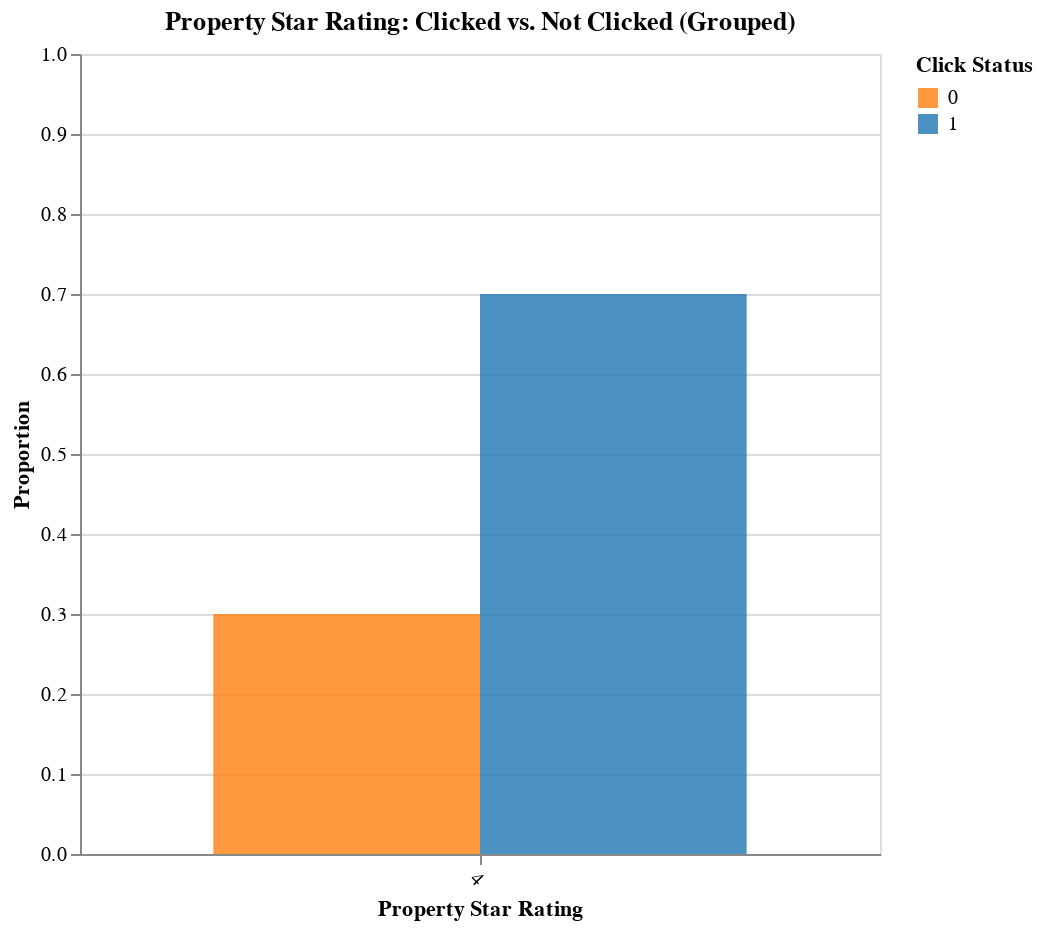

The cell this chart's notebook holds for it:
### Code cell
import altair as alt
import polars as pl

# **Create a Dataset that Includes Clicked & Not Clicked**
agg_df = pl.DataFrame({
    "prop_starrating": ["4", "4"],  # **Same property star rating for both**
    "proportion": [0.7, 0.3],  # **Proportions for Clicked & Not Clicked**
    "click_bool": ["1", "0"],  # **"1" = Clicked, "0" = Not Clicked**
})

# **Multi-Selection Dropdown for Clicked vs Not Clicked**
click_selection = alt.param(
    name="click_bool_selection",
    bind=alt.binding_select(
        options=["All", "0", "1"],  # ✅ "All" = Both, "0" = Not Clicked, "1" = Clicked
        labels=["Both", "Not Clicked", "Clicked"],
        name="Click Status"
    ),
    value="All"  # ✅ Default to showing both Clicked & Not Clicked
)

# **Convert `click_bool` values to string before filtering**
agg_df = agg_df.with_columns(
    agg_df["click_bool"].cast(str)
)

# **Fix Filtering Logic: Show Selected Click Status or Both**
filter_condition = (
    (click_selection == "All") | (alt.datum.click_bool == click_selection)
)

# **Y-Axis Scale Settings**
y_axis = alt.Y(
    "proportion:Q",
    title="Proportion",
    scale=alt.Scale(domain=[0, 1]),  # ✅ Ensures full range from 0 to 1
    axis=alt.Axis(tickCount=10)  # ✅ Better tick spacing
)

# **Bar Chart for Clicked vs. Not Clicked (Side-by-Side, Not Stacked)**
chart = alt.Chart(agg_df).mark_bar(opacity=0.8).encode(
    x=alt.X("prop_starrating:O", title="Property Star Rating"),  
    xOffset=alt.XOffset("click_bool:N"),  # ✅ Moves Clicked and Not Clicked next to each other
    y=y_axis,  
    color=alt.Color(
        "click_bool:N",
        title="Click Status",
        scale=alt.Scale(domain=["0", "1"], range=["#ff7f0e", "#1f77b4"]),  # Orange & Blue
        legend=alt.Legend(title="Click Status")
    ),
    tooltip=["prop_starrating", "proportion", "click_bool"]
).transform_filter(
    filter_condition
).add_params(
    click_selection
).properties(
    width=400,
    height=400,
    title="Property Star Rating: Clicked vs. Not Clicked (Grouped)"
).configure_axisX(labelAngle=45)

chart

### Figure 1 — Vega specification as saved in the notebook (floating-point values rounded to 4 significant figures)
{"$schema": "https://vega.github.io/schema/vega/v5.json", "data": [{"name": "_server_source_0", "values": [{"click_bool": "1", "prop_starrating": "4", "proportion": 0.7}, {"click_bool": "0", "prop_starrating": "4", "proportion": 0.3}]}, {"name": "source_0", "source": "_server_source_0", "transform": [{"type": "filter", "expr": "((click_bool_selection === 'All') || (datum.click_bool === click_bool_selection))"}, {"type": "stack", "field": "proportion", "groupby": ["prop_starrating", "click_bool"], "sort": {"field": [], "order": []}, "as": ["proportion_start", "proportion_end"], "offset": "zero"}, {"type": "filter", "expr": "isValid(datum[\"proportion\"]) && isFinite(+datum[\"proportion\"])"}, {"type": "project", "fields": ["click_bool", "prop_starrating", "proportion", "proportion_end", "proportion_start"]}]}, {"name": "source_0_x_domain_prop_starrating", "source": "source_0", "transform": [{"type": "aggregate", "groupby": ["prop_starrating"], "fields": [], "ops": [], "as": []}, {"type": "formula", "expr": "datum['prop_starrating']", "as": "sort_field"}, {"type": "project", "fields": ["prop_starrating"]}]}, {"name": "source_0_xOffset_domain_click_bool", "source": "source_0", "transform": [{"type": "aggregate", "groupby": ["click_bool"], "fields": [], "ops": [], "as": []}, {"type": "formula", "expr": "datum['click_bool']", "as": "sort_field"}, {"type": "project", "fields": ["click_bool"]}]}], "signals": [{"name": "click_bool_selection", "value": "All", "bind": {"input": "select", "options": ["All", "0", "1"], "labels": ["Both", "Not Clicked", "Clicked"], "name": "Click Status"}}], "marks": [{"type": "rect", "name": "marks", "from": {"data": "source_0"}, "encode": {"update": {"width": {"signal": "max(0.25, bandwidth('xOffset'))"}, "fill": {"field": "click_bool", "scale": "color"}, "tooltip": {"signal": "{\"prop_starrating\": isValid(datum[\"prop_starrating\"]) ? datum[\"prop_starrating\"] : \"\"+datum[\"prop_starrating\"], \"proportion\": format(datum[\"proportion\"], \"\"), \"click_bool\": isValid(datum[\"click_bool\"]) ? datum[\"click_bool\"] : \"\"+datum[\"click_bool\"]}"}, "y": {"field": "proportion_end", "scale": "y"}, "opacity": {"value": 0.8}, "x": {"field": "prop_starrating", "scale": "x", "offset": {"field": "click_bool", "scale": "xOffset"}}, "y2": {"field": "proportion_start", "scale": "y"}}}, "style": ["bar"]}], "scales": [{"name": "x", "type": "band", "domain": {"data": "source_0_x_domain_prop_starrating", "field": "prop_starrating", "sort": true}, "range": [0, {"signal": "width"}], "paddingOuter": 0.2, "paddingInner": 0.2}, {"name": "y", "type": "linear", "domain": [0, 1], "range": [{"signal": "height"}, 0], "zero": true}, {"name": "xOffset", "type": "band", "domain": {"data": "source_0_xOffset_domain_click_bool", "field": "click_bool", "sort": true}, "range": [0, {"signal": "bandwidth('x')"}]}, {"name": "color", "type": "ordinal", "domain": ["0", "1"], "range": ["#ff7f0e", "#1f77b4"]}], "axes": [{"scale": "y", "maxExtent": 0, "orient": "left", "minExtent": 0, "domain": false, "ticks": false, "zindex": 0, "grid": true, "labels": false, "gridScale": "x", "tickCount": 10, "aria": false}, {"scale": "x", "orient": "bottom", "labelAlign": "left", "grid": false, "title": "Property Star Rating", "labelBaseline": "top", "zindex": 0}, {"scale": "y", "orient": "left", "tickCount": 10, "grid": false, "labelOverlap": true, "title": "Proportion", "zindex": 0}], "title": {"text": "Property Star Rating: Clicked vs. Not Clicked (Grouped)", "frame": "group"}, "legends": [{"title": "Click Status", "fill": "color", "symbolType": "square", "encode": {"symbols": {"update": {"opacity": {"value": 0.8}}}}}], "height": 400, "config": {"axisX": {"labelAngle": 45}}, "width": 400, "background": "white", "padding": 5, "style": "cell"}
